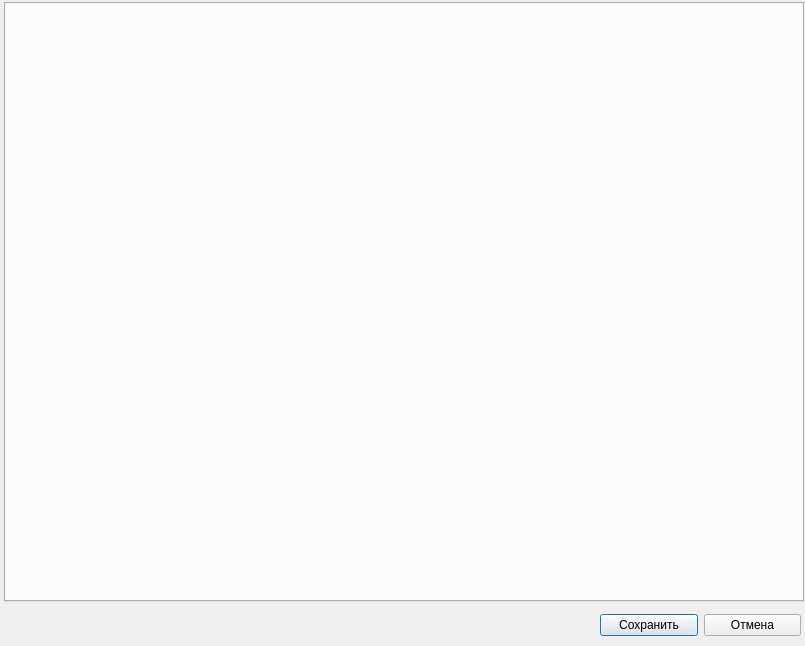
<?xml version="1.0" encoding="UTF-8"?>
<ui version="4.0">
 <class>TEditor</class>
 <widget class="QDialog" name="TEditor">
  <property name="windowModality">
   <enum>Qt::WindowModal</enum>
  </property>
  <property name="geometry">
   <rect>
    <x>0</x>
    <y>0</y>
    <width>805</width>
    <height>646</height>
   </rect>
  </property>
  <property name="windowTitle">
   <string>Dialog</string>
  </property>
  <property name="modal">
   <bool>true</bool>
  </property>
  <widget class="QTabWidget" name="tabWidget">
   <property name="geometry">
    <rect>
     <x>4</x>
     <y>2</y>
     <width>800</width>
     <height>600</height>
    </rect>
   </property>
   <property name="currentIndex">
    <number>-1</number>
   </property>
  </widget>
  <widget class="QWidget" name="horizontalLayoutWidget">
   <property name="geometry">
    <rect>
     <x>600</x>
     <y>610</y>
     <width>201</width>
     <height>31</height>
    </rect>
   </property>
   <layout class="QHBoxLayout" name="horizontalLayout_2">
    <item>
     <widget class="QPushButton" name="saveButton">
      <property name="text">
       <string>Сохранить</string>
      </property>
     </widget>
    </item>
    <item>
     <widget class="QPushButton" name="closeButton">
      <property name="text">
       <string>Отмена</string>
      </property>
     </widget>
    </item>
   </layout>
  </widget>
 </widget>
 <resources/>
 <connections>
  <connection>
   <sender>closeButton</sender>
   <signal>clicked()</signal>
   <receiver>TEditor</receiver>
   <slot>reject()</slot>
   <hints>
    <hint type="sourcelabel">
     <x>751</x>
     <y>625</y>
    </hint>
    <hint type="destinationlabel">
     <x>402</x>
     <y>322</y>
    </hint>
   </hints>
  </connection>
 </connections>
</ui>
